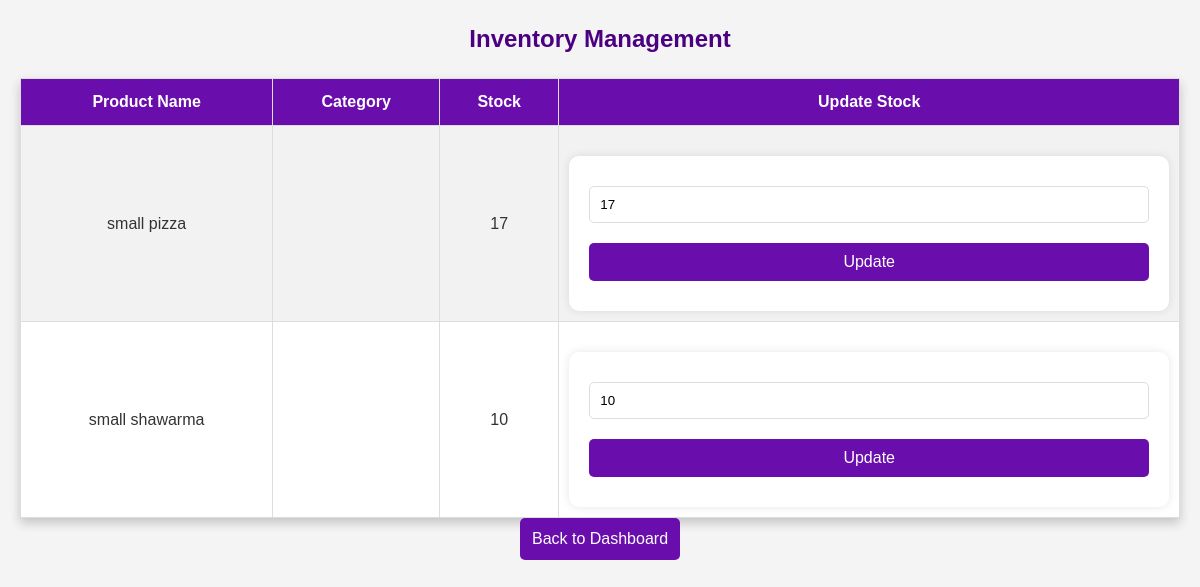
The app's page /inventory.php (signed in) with its own data.
### tables this page shows
CREATE TABLE `products` (
  `products_id` int(11) NOT NULL,
  `name` varchar(255) DEFAULT NULL,
  `price` decimal(10,2) DEFAULT NULL,
  `stock` int(11) DEFAULT NULL,
  `created_at` timestamp NOT NULL DEFAULT current_timestamp(),
  `category_id` int(11) NOT NULL
);

### inventory.php (the view, shortened to what this page needs)
<?php
include('db_connection.php');
$products = mysqli_query($conn, "SELECT * FROM products ORDER BY name ASC");
?>
<!DOCTYPE html>
<html lang="en">
<head>
    <link rel="stylesheet" href="style.css">
</head>
<body>
<h2>Inventory Management</h2>
<table>
    <tr>
        <th>Product Name</th>
        <th>Category</th>
        <th>Stock</th>
        <th>Update Stock</th>
    </tr>
    <?php while ($product = mysqli_fetch_assoc($products)) { ?>
    <tr>
        <td><?= htmlspecialchars($product['name']) ?></td>
        <td><?= htmlspecialchars($product['category']) ?></td>
        <td><?= $product['stock'] ?></td>
        <td>
            <form method="POST">
                <input type="number" name="stock" value="<?= $product['stock'] ?>" min="0">
                <button type="submit" name="update_stock">Update</button>
            </form>
        </td>
    </tr>
    <?php } ?>
</table>
<a href="dashboard.php">Back to Dashboard</a>
</body>
</html>

### style.css (style rules this page uses)
* { margin: 0; padding: 0; box-sizing: border-box; font-family: 'Arial', sans-serif; }
body { background-color: #f4f4f4; color: #333; line-height: 1.6; text-align: center; padding: 20px; }
h2 { color: #4B0082; margin-bottom: 20px; }
table { width: 100%; border-collapse: collapse; margin-top: 20px; background: white; box-shadow: 0px 5px 10px rgba(0, 0, 0, 0.2); }
th, td { padding: 10px; border: 1px solid #ddd; text-align: center; }
th { background: #6A0DAD; color: white; }
tr:nth-child(even) { background: #f2f2f2; }
a { text-decoration: none; color: white; padding: 8px 12px; background: #6A0DAD; border-radius: 5px; display: inline-block; }
form { margin-top: 20px; background: white; padding: 20px; border-radius: 10px; box-shadow: 0px 0px 10px rgba(0, 0, 0, 0.1); }
input, button { width: 100%; padding: 10px; margin: 10px 0; border-radius: 5px; border: 1px solid #ddd; }
button { background: #6A0DAD; color: white; border: none; cursor: pointer; font-size: 16px; }

### records on screen
products: name "small pizza", stock "17"
products: name "small shawarma", stock "10"
